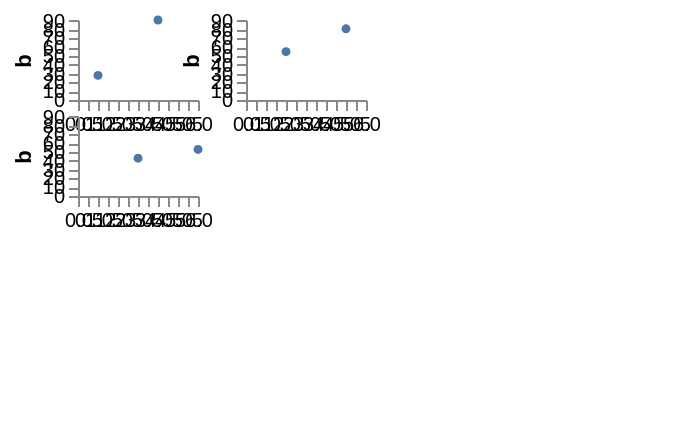

Write the Vega-Lite specification saved for this chart.
### Vega specification from a JSON file in a GitHub repository (floating-point values rounded to 4 significant figures)
{"width": 300, "height": 200, "padding": 5, "data": [{"name": "table", "values": [{"a": "Alpha", "b": 28, "c": "x", "d": 1, "col": 0, "row": 0}, {"a": "Bravo", "b": 55, "c": "y", "d": 2, "col": 1, "row": 1}, {"a": "Charlie", "b": 43, "c": "x", "d": 3, "col": 2, "row": 0}, {"a": "Delta", "b": 91, "c": "z", "d": 4, "col": 0, "row": 1}, {"a": "Echo", "b": 81, "c": "y", "d": 5, "col": 1, "row": 0}, {"a": "Foxtrot", "b": 53, "c": "z", "d": 6, "col": 2, "row": 1}]}], "scales": [{"name": "x", "type": "linear", "domain": {"data": "table", "field": "d"}, "range": [0, 60]}, {"name": "y", "type": "linear", "domain": {"data": "table", "field": "b"}, "range": [40, 0]}], "layout": {"align": {"row": "each", "column": "each"}, "bounds": "flush", "columns": 2, "padding": {"row": 8, "column": 24}, "center": true}, "marks": [{"type": "group", "from": {"facet": {"name": "facet", "data": "table", "groupby": ["col"]}}, "encode": {"update": {"width": {"value": 60}, "height": {"value": 40}}}, "axes": [{"orient": "left", "scale": "y", "title": "b"}, {"orient": "bottom", "scale": "x"}], "marks": [{"type": "symbol", "from": {"data": "facet"}, "encode": {"enter": {"x": {"scale": "x", "field": "d"}, "y": {"scale": "y", "field": "b"}, "size": {"value": 20}}}}]}]}
